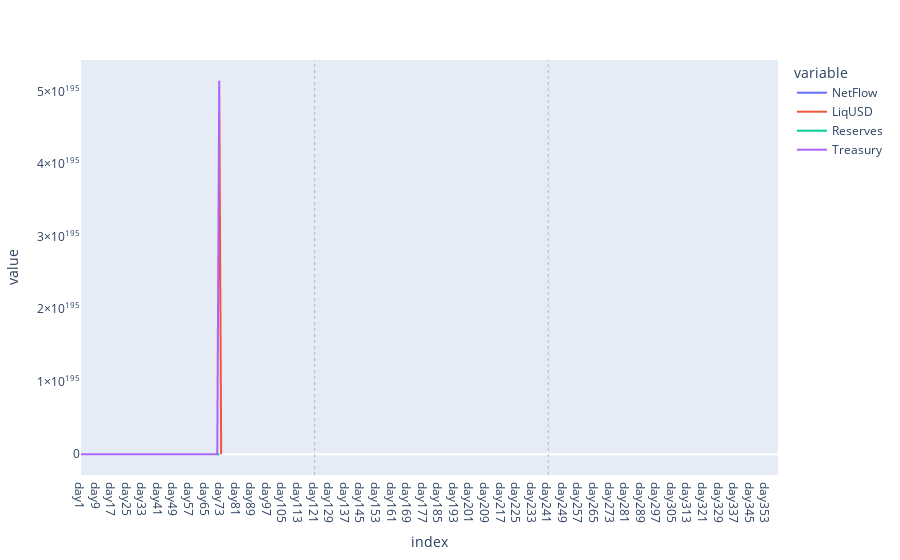
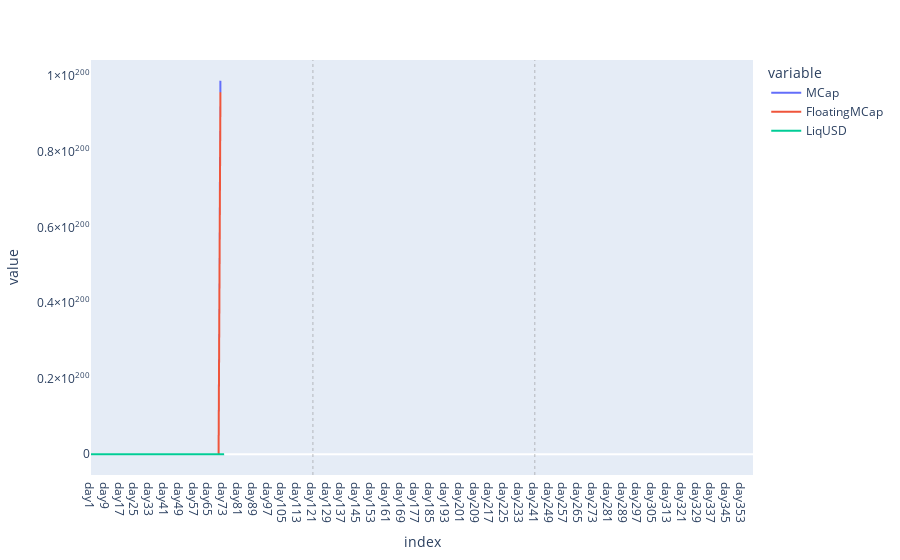
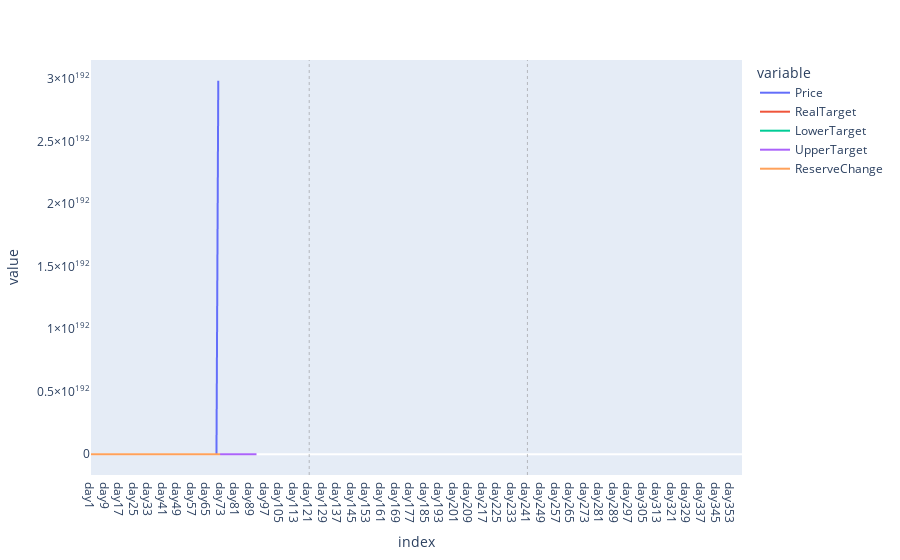
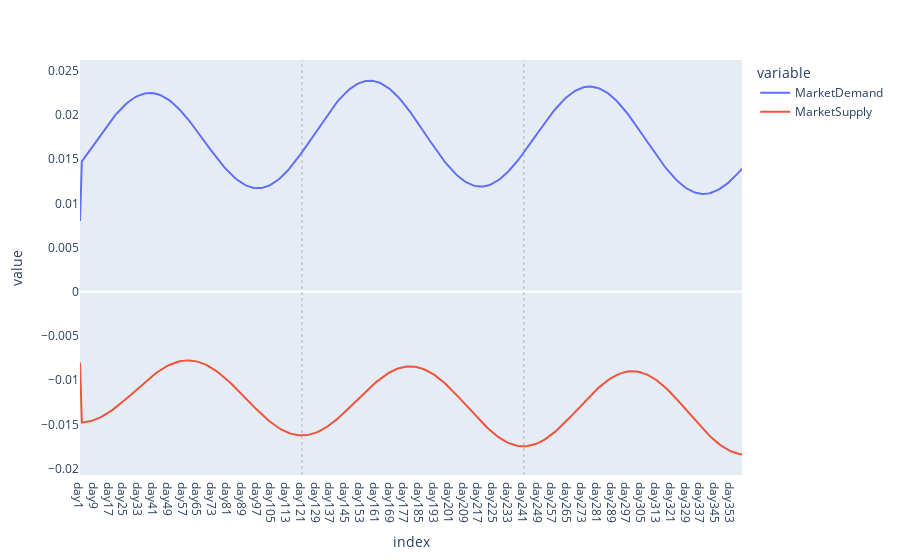

Notebook cell for these charts, in order:
### Code cell
# Plot multivariable charts

fig = df[['NetFlow', 'LiqUSD', 'Reserves', 'Treasury']].plot()
fig.layout.update(xaxis=dict(showgrid=False), yaxis=dict(showgrid=False))
for i in range (params.short_cycle, params.horizon, params.short_cycle):
    fig.add_vline(x=i, line_width=0.5, line_dash="dot", line_color="grey")
fig.show()


fig1 = df[['MCap','FloatingMCap', 'LiqUSD']].plot()
fig1.layout.update(xaxis=dict(showgrid=False), yaxis=dict(showgrid=False))
for i in range (params.short_cycle, params.horizon, params.short_cycle):
    fig1.add_vline(x=i, line_width=0.5, line_dash="dot", line_color="grey")
fig1.show()


fig2 = df[['Price','RealTarget', 'LowerTarget', 'UpperTarget', 'ReserveChange']].plot()
fig2.layout.update(xaxis=dict(showgrid=False), yaxis=dict(showgrid=False))
for i in range (params.short_cycle, params.horizon, params.short_cycle):
    fig2.add_vline(x=i, line_width=0.5, line_dash="dot", line_color="grey")
fig2.show()


fig3 = market_df[['MarketDemand', 'MarketSupply']].plot()
fig3.layout.update(xaxis=dict(showgrid=False), yaxis=dict(showgrid=False))
for i in range (params.short_cycle, params.horizon, params.short_cycle):
    fig3.add_vline(x=i, line_width=0.5, line_dash="dot", line_color="grey")
fig3.show()


#fig4 = market_df[['ArbSupply', 'UnwindDemand']].plot()
#fig4.layout.update(xaxis=dict(showgrid=False), yaxis=dict(showgrid=False))
#for i in range (params.short_cycle, params.horizon, params.short_cycle):
#    fig4.add_vline(x=i, line_width=0.5, line_dash="dot", line_color="grey")
#fig4.show()

fig5 = guidance_df[['BidCapacity', 'BidUsed', 'ReservesOUT']].plot()
fig5.show()
fig6 = guidance_df[['AskCapacity', 'AskUsed', 'ReservesOUT']].plot()
fig6.show()

### Figure 1 — Plotly figure (JSON) as saved in the notebook; plotly's stock layout.template omitted (floating-point values rounded to 4 significant figures; data arrays with more than 128 entries replaced by an {"elided": "..."} marker saying what was removed)
{"data": [{"hovertemplate": "variable=NetFlow<br>index=%{x}<br>value=%{y}<extra></extra>", "legendgroup": "NetFlow", "line": {"color": "#636efa", "dash": "solid"}, "marker": {"symbol": "circle"}, "mode": "lines", "name": "NetFlow", "showlegend": true, "type": "scattergl", "x": {"elided": "359 str values"}, "xaxis": "x", "y": {"elided": "359 float values"}, "yaxis": "y"}, {"hovertemplate": "variable=LiqUSD<br>index=%{x}<br>value=%{y}<extra></extra>", "legendgroup": "LiqUSD", "line": {"color": "#EF553B", "dash": "solid"}, "marker": {"symbol": "circle"}, "mode": "lines", "name": "LiqUSD", "showlegend": true, "type": "scattergl", "x": {"elided": "359 str values"}, "xaxis": "x", "y": {"elided": "359 float values"}, "yaxis": "y"}, {"hovertemplate": "variable=Reserves<br>index=%{x}<br>value=%{y}<extra></extra>", "legendgroup": "Reserves", "line": {"color": "#00cc96", "dash": "solid"}, "marker": {"symbol": "circle"}, "mode": "lines", "name": "Reserves", "showlegend": true, "type": "scattergl", "x": {"elided": "359 str values"}, "xaxis": "x", "y": {"elided": "359 float values"}, "yaxis": "y"}, {"hovertemplate": "variable=Treasury<br>index=%{x}<br>value=%{y}<extra></extra>", "legendgroup": "Treasury", "line": {"color": "#ab63fa", "dash": "solid"}, "marker": {"symbol": "circle"}, "mode": "lines", "name": "Treasury", "showlegend": true, "type": "scattergl", "x": {"elided": "359 str values"}, "xaxis": "x", "y": {"elided": "359 float values"}, "yaxis": "y"}], "layout": {"legend": {"title": {"text": "variable"}, "tracegroupgap": 0}, "margin": {"t": 60}, "shapes": [{"line": {"color": "grey", "dash": "dot", "width": 0.5}, "type": "line", "x0": 120, "x1": 120, "xref": "x", "y0": 0, "y1": 1, "yref": "y domain"}, {"line": {"color": "grey", "dash": "dot", "width": 0.5}, "type": "line", "x0": 240, "x1": 240, "xref": "x", "y0": 0, "y1": 1, "yref": "y domain"}], "xaxis": {"anchor": "y", "domain": [0, 1], "showgrid": false, "title": {"text": "index"}}, "yaxis": {"anchor": "x", "domain": [0, 1], "showgrid": false, "title": {"text": "value"}}}}

### Figure 2 — Plotly figure (JSON) as saved in the notebook; plotly's stock layout.template omitted (floating-point values rounded to 4 significant figures; data arrays with more than 128 entries replaced by an {"elided": "..."} marker saying what was removed)
{"data": [{"hovertemplate": "variable=MCap<br>index=%{x}<br>value=%{y}<extra></extra>", "legendgroup": "MCap", "line": {"color": "#636efa", "dash": "solid"}, "marker": {"symbol": "circle"}, "mode": "lines", "name": "MCap", "showlegend": true, "type": "scattergl", "x": {"elided": "359 str values"}, "xaxis": "x", "y": {"elided": "359 float values"}, "yaxis": "y"}, {"hovertemplate": "variable=FloatingMCap<br>index=%{x}<br>value=%{y}<extra></extra>", "legendgroup": "FloatingMCap", "line": {"color": "#EF553B", "dash": "solid"}, "marker": {"symbol": "circle"}, "mode": "lines", "name": "FloatingMCap", "showlegend": true, "type": "scattergl", "x": {"elided": "359 str values"}, "xaxis": "x", "y": {"elided": "359 float values"}, "yaxis": "y"}, {"hovertemplate": "variable=LiqUSD<br>index=%{x}<br>value=%{y}<extra></extra>", "legendgroup": "LiqUSD", "line": {"color": "#00cc96", "dash": "solid"}, "marker": {"symbol": "circle"}, "mode": "lines", "name": "LiqUSD", "showlegend": true, "type": "scattergl", "x": {"elided": "359 str values"}, "xaxis": "x", "y": {"elided": "359 float values"}, "yaxis": "y"}], "layout": {"legend": {"title": {"text": "variable"}, "tracegroupgap": 0}, "margin": {"t": 60}, "shapes": [{"line": {"color": "grey", "dash": "dot", "width": 0.5}, "type": "line", "x0": 120, "x1": 120, "xref": "x", "y0": 0, "y1": 1, "yref": "y domain"}, {"line": {"color": "grey", "dash": "dot", "width": 0.5}, "type": "line", "x0": 240, "x1": 240, "xref": "x", "y0": 0, "y1": 1, "yref": "y domain"}], "xaxis": {"anchor": "y", "domain": [0, 1], "showgrid": false, "title": {"text": "index"}}, "yaxis": {"anchor": "x", "domain": [0, 1], "showgrid": false, "title": {"text": "value"}}}}

### Figure 3 — Plotly figure (JSON) as saved in the notebook; plotly's stock layout.template omitted (floating-point values rounded to 4 significant figures; data arrays with more than 128 entries replaced by an {"elided": "..."} marker saying what was removed)
{"data": [{"hovertemplate": "variable=Price<br>index=%{x}<br>value=%{y}<extra></extra>", "legendgroup": "Price", "line": {"color": "#636efa", "dash": "solid"}, "marker": {"symbol": "circle"}, "mode": "lines", "name": "Price", "showlegend": true, "type": "scattergl", "x": {"elided": "359 str values"}, "xaxis": "x", "y": {"elided": "359 float values"}, "yaxis": "y"}, {"hovertemplate": "variable=RealTarget<br>index=%{x}<br>value=%{y}<extra></extra>", "legendgroup": "RealTarget", "line": {"color": "#EF553B", "dash": "solid"}, "marker": {"symbol": "circle"}, "mode": "lines", "name": "RealTarget", "showlegend": true, "type": "scattergl", "x": {"elided": "359 str values"}, "xaxis": "x", "y": {"elided": "359 int values"}, "yaxis": "y"}, {"hovertemplate": "variable=LowerTarget<br>index=%{x}<br>value=%{y}<extra></extra>", "legendgroup": "LowerTarget", "line": {"color": "#00cc96", "dash": "solid"}, "marker": {"symbol": "circle"}, "mode": "lines", "name": "LowerTarget", "showlegend": true, "type": "scattergl", "x": {"elided": "359 str values"}, "xaxis": "x", "y": {"elided": "359 float values"}, "yaxis": "y"}, {"hovertemplate": "variable=UpperTarget<br>index=%{x}<br>value=%{y}<extra></extra>", "legendgroup": "UpperTarget", "line": {"color": "#ab63fa", "dash": "solid"}, "marker": {"symbol": "circle"}, "mode": "lines", "name": "UpperTarget", "showlegend": true, "type": "scattergl", "x": {"elided": "359 str values"}, "xaxis": "x", "y": {"elided": "359 float values"}, "yaxis": "y"}, {"hovertemplate": "variable=ReserveChange<br>index=%{x}<br>value=%{y}<extra></extra>", "legendgroup": "ReserveChange", "line": {"color": "#FFA15A", "dash": "solid"}, "marker": {"symbol": "circle"}, "mode": "lines", "name": "ReserveChange", "showlegend": true, "type": "scattergl", "x": {"elided": "359 str values"}, "xaxis": "x", "y": {"elided": "359 float values"}, "yaxis": "y"}], "layout": {"legend": {"title": {"text": "variable"}, "tracegroupgap": 0}, "margin": {"t": 60}, "shapes": [{"line": {"color": "grey", "dash": "dot", "width": 0.5}, "type": "line", "x0": 120, "x1": 120, "xref": "x", "y0": 0, "y1": 1, "yref": "y domain"}, {"line": {"color": "grey", "dash": "dot", "width": 0.5}, "type": "line", "x0": 240, "x1": 240, "xref": "x", "y0": 0, "y1": 1, "yref": "y domain"}], "xaxis": {"anchor": "y", "domain": [0, 1], "showgrid": false, "title": {"text": "index"}}, "yaxis": {"anchor": "x", "domain": [0, 1], "showgrid": false, "title": {"text": "value"}}}}

### Figure 4 — Plotly figure (JSON) as saved in the notebook; plotly's stock layout.template omitted (floating-point values rounded to 4 significant figures; data arrays with more than 128 entries replaced by an {"elided": "..."} marker saying what was removed)
{"data": [{"hovertemplate": "variable=MarketDemand<br>index=%{x}<br>value=%{y}<extra></extra>", "legendgroup": "MarketDemand", "line": {"color": "#636efa", "dash": "solid"}, "marker": {"symbol": "circle"}, "mode": "lines", "name": "MarketDemand", "orientation": "v", "showlegend": true, "type": "scatter", "x": {"elided": "359 str values"}, "xaxis": "x", "y": {"elided": "359 float values"}, "yaxis": "y"}, {"hovertemplate": "variable=MarketSupply<br>index=%{x}<br>value=%{y}<extra></extra>", "legendgroup": "MarketSupply", "line": {"color": "#EF553B", "dash": "solid"}, "marker": {"symbol": "circle"}, "mode": "lines", "name": "MarketSupply", "orientation": "v", "showlegend": true, "type": "scatter", "x": {"elided": "359 str values"}, "xaxis": "x", "y": {"elided": "359 float values"}, "yaxis": "y"}], "layout": {"legend": {"title": {"text": "variable"}, "tracegroupgap": 0}, "margin": {"t": 60}, "shapes": [{"line": {"color": "grey", "dash": "dot", "width": 0.5}, "type": "line", "x0": 120, "x1": 120, "xref": "x", "y0": 0, "y1": 1, "yref": "y domain"}, {"line": {"color": "grey", "dash": "dot", "width": 0.5}, "type": "line", "x0": 240, "x1": 240, "xref": "x", "y0": 0, "y1": 1, "yref": "y domain"}], "xaxis": {"anchor": "y", "domain": [0, 1], "showgrid": false, "title": {"text": "index"}}, "yaxis": {"anchor": "x", "domain": [0, 1], "showgrid": false, "title": {"text": "value"}}}}
